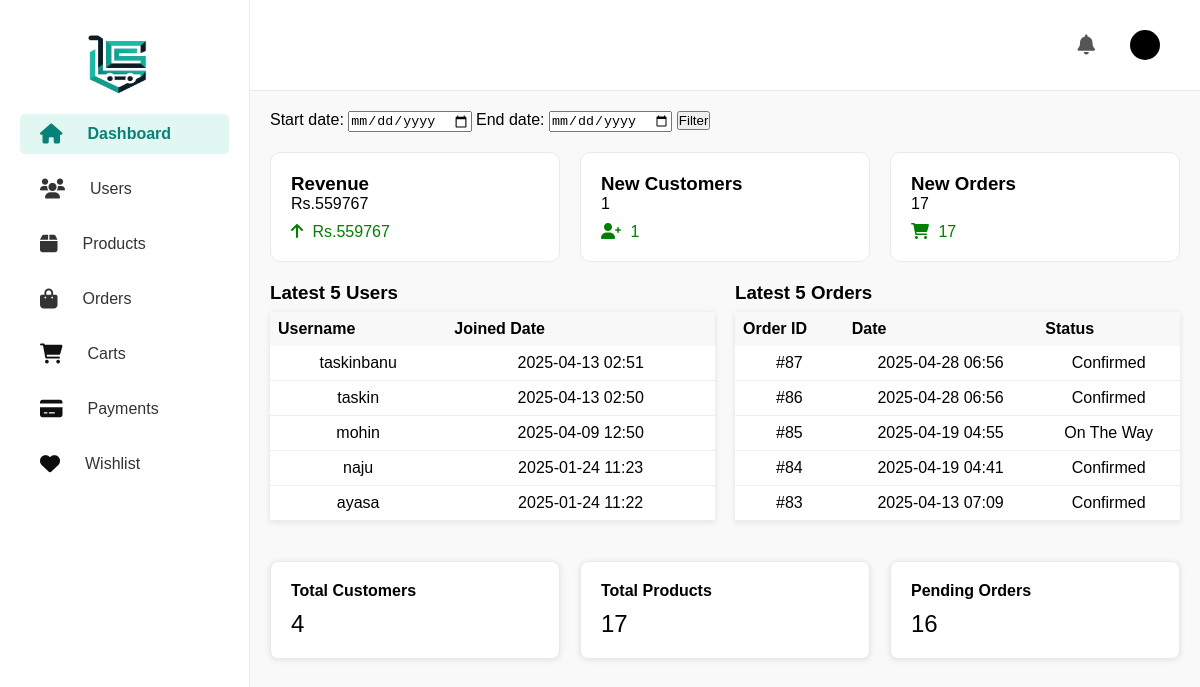
/dashboard/, run on the app's committed database.
### app/models.py (models this page shows, shortened)
class OrderPlaced(models.Model):
    user = models.ForeignKey(User, on_delete=models.CASCADE)
    customer = models.ForeignKey(Customer, on_delete=models.CASCADE, related_name='orders_as_customer')
    product = models.ForeignKey(Product, on_delete=models.CASCADE)
    quantity = models.PositiveIntegerField(default=1)
    ordered_date = models.DateTimeField(auto_now_add=True)
    status = models.CharField(max_length=50, choices=STATUS_CHOICES, default='Pending')
    payment = models.ForeignKey(Payment, on_delete=models.SET_NULL, null=True, blank=True, related_name='orders')
    shipping_address = models.ForeignKey(
        Customer, on_delete=models.SET_NULL, null=True, blank=True, related_name='orders_as_shipping_address'
    )

### app/views.py (the view)
# urls.py: path('dashboard/', views.dashboard, name='dashboard'),
def dashboard(request):
    start_date = request.GET.get('start_date')
    end_date = request.GET.get('end_date')
    if start_date and end_date:
        from_date = parse_date(start_date)
        to_date = parse_date(end_date)
    else:
        from_date = datetime.today().replace(day=1)
        to_date = datetime.today()
    orders = OrderPlaced.objects.filter(ordered_date__range=[from_date, to_date])
    revenue = orders.aggregate(
        total=Sum(F('quantity') * F('product__discounted_price'), output_field=DecimalField())
    )['total'] or 0
    new_customers = Customer.objects.filter(user__date_joined__range=[from_date, to_date]).count()
    new_orders = orders.count()
    latest_users = User.objects.order_by('-date_joined')[:5]
    latest_orders = OrderPlaced.objects.order_by('-ordered_date')[:5]
    total_customers = Customer.objects.count()
    total_products = Product.objects.count()
    pending_orders = OrderPlaced.objects.filter(status='Pending').count()
    context = {
        'revenue': revenue,
        'new_customers': new_customers,
        'new_orders': new_orders,
        'latest_users': latest_users,
        'latest_orders': latest_orders,
        'total_customers': total_customers,
        'total_products': total_products,
        'pending_orders': pending_orders,
    }
    return render(request, 'app/admin_dashboard.html', context)

### templates/app/admin_dashboard.html (shortened to what this page needs)
{% extends 'app/dashboard_static.html' %}
{% load static %}
{% block graph-chart %}
<section class="summary">
    <div class="filters">
        <form method="get" action="">
            <label>Start date:
                <input type="date" name="start_date" value="{{ request.GET.start_date }}">
            </label>
            <label>End date:
                <input type="date" name="end_date" value="{{ request.GET.end_date }}">
            </label>
            <button type="submit">Filter</button>
        </form>
    </div>
    <div class="cards">
        <div class="card">
            <h3>Revenue</h3>
            <p>Rs.{{ revenue }}</p>
            <span class="growth positive"><i class="fas fa-arrow-up"></i> Rs.{{ revenue }}</span>
        </div>
        <div class="card">
            <h3>New Customers</h3>
            <p>{{ new_customers }}</p>
            <span class="growth positive"><i class="fas fa-user-plus"></i> {{ new_customers }}</span>
        </div>
        <div class="card">
            <h3>New Orders</h3>
            <p>{{ new_orders }}</p>
            <span class="growth positive"><i class="fas fa-shopping-cart"></i> {{ new_orders }}</span>
        </div>
    </div>
<div class="latest-entries" style="margin-top: 20px; display: flex; gap: 20px; flex-wrap: wrap;">
    <div class="latest-users" style="flex: 1; min-width: 300px;">
        <h3 style="margin-bottom: 8px;">Latest 5 Users</h3>
        <table style="width: 100%; border-collapse: collapse; background: #fff; box-shadow: 0 1px 6px rgba(0,0,0,0.1);">
            <thead style="background-color: #f8f8f8;">
                <tr>
                    <th style="padding: 8px; text-align: left;">Username</th>
                    <th style="padding: 8px; text-align: left;">Joined Date</th>
                </tr>
            </thead>
            <tbody>
                {% for user in latest_users %}
                    <tr>
                        <td style="padding: 8px; border-bottom: 1px solid #eee;">{{ user.username }}</td>
                        <td style="padding: 8px; border-bottom: 1px solid #eee;">{{ user.date_joined|date:"Y-m-d H:i" }}</td>
                    </tr>
                {% empty %}
                    <tr>
                        <td colspan="2" style="padding: 8px; text-align: center;">No users found.</td>
                    </tr>
                {% endfor %}
            </tbody>
        </table>
    </div>
    <div class="latest-orders" style="flex: 1; min-width: 300px;">
        <h3 style="margin-bottom: 8px;">Latest 5 Orders</h3>
        <table style="width: 100%; border-collapse: collapse; background: #fff; box-shadow: 0 1px 6px rgba(0,0,0,0.1);">
            <thead style="background-color: #f8f8f8;">
                <tr>
                    <th style="padding: 8px; text-align: left;">Order ID</th>
                    <th style="padding: 8px; text-align: left;">Date</th>
                    <th style="padding: 8px; text-align: left;">Status</th>
                </tr>
            </thead>
            <tbody>
                {% for order in latest_orders %}
                    <tr>
                        <td style="padding: 8px; border-bottom: 1px solid #eee;">#{{ order.id }}</td>
                        <td style="padding: 8px; border-bottom: 1px solid #eee;">{{ order.ordered_date|date:"Y-m-d H:i" }}</td>
                        <td style="padding: 8px; border-bottom: 1px solid #eee;">{{ order.status }}</td>
                    </tr>
                {% empty %}
                    <tr>
                        <td colspan="3" style="padding: 8px; text-align: center;">No orders found.</td>
                    </tr>
                {% endfor %}
            </tbody>
        </table>
    </div>
</div>
<div class="extra-summary" style="margin-top: 40px; display: flex; gap: 20px; flex-wrap: wrap;">
    <div class="card" style="flex: 1; min-width: 200px; background: #fff; padding: 20px; box-shadow: 0 1px 6px rgba(0,0,0,0.1); border-radius: 8px;">
        <h4>Total Customers</h4>
        <p style="font-size: 24px; margin-top: 10px;">{{ total_customers }}</p>
    </div>
    <div class="card" style="flex: 1; min-width: 200px; background: #fff; padding: 20px; box-shadow: 0 1px 6px rgba(0,0,0,0.1); border-radius: 8px;">
        <h4>Total Products</h4>
        <p style="font-size: 24px; margin-top: 10px;">{{ total_products }}</p>
    </div>
    <div class="card" style="flex: 1; min-width: 200px; background: #fff; padding: 20px; box-shadow: 0 1px 6px rgba(0,0,0,0.1); border-radius: 8px;">
        <h4>Pending Orders</h4>
        <p style="font-size: 24px; margin-top: 10px;">{{ pending_orders }}</p>
    </div>
</div>
</section>
{% endblock %}

### templates/app/dashboard_static.html (style rules this page uses)
* { margin: 0; padding: 0; box-sizing: border-box; }
body { font-family: Arial, sans-serif; display: flex; height: 100vh; background-color: #f9f9f9; }
.summary { padding: 20px; }
.filters { display: flex; justify-content: space-between; margin-bottom: 20px; }
.cards { display: flex; gap: 20px; }
.card { flex: 1; background-color: #fff; border: 1px solid #eaeaea; border-radius: 10px; padding: 20px; }
.growth { display: block; margin-top: 10px; }
.positive { color: green; }
.growth i { margin-right: 5px; }
td { text-align: center; padding: 10px; }

### data on the page
OrderPlaced: id "87", ordered_date "2025-04-28 06:56", status "Confirmed"
OrderPlaced: id "86", ordered_date "2025-04-28 06:56", status "Confirmed"
OrderPlaced: id "85", ordered_date "2025-04-19 04:55", status "On The Way"
OrderPlaced: id "84", ordered_date "2025-04-19 04:41", status "Confirmed"
OrderPlaced: id "83", ordered_date "2025-04-13 07:09", status "Confirmed"

### other printed values
{{ revenue }} "559767"
{{ new_customers }} "1"
{{ new_orders }} "17"
{{ user.username }} "taskinbanu"
{{ user.date_joined|date:"Y-m-d H:i" }} "2025-04-13 02:51"
{{ user.username }} "taskin"
{{ user.date_joined|date:"Y-m-d H:i" }} "2025-04-13 02:50"
{{ user.username }} "mohin"
{{ user.date_joined|date:"Y-m-d H:i" }} "2025-04-09 12:50"
{{ user.username }} "naju"
{{ user.date_joined|date:"Y-m-d H:i" }} "2025-01-24 11:23"
{{ user.username }} "ayasa"
{{ user.date_joined|date:"Y-m-d H:i" }} "2025-01-24 11:22"
{{ total_customers }} "4"
{{ total_products }} "17"
